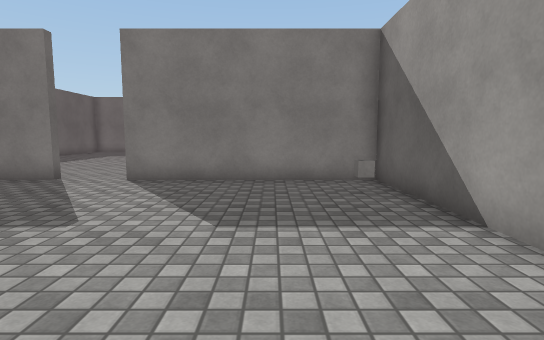
view 1 (above)

16 first-person views from a walk through a 3-D level made in the Unity game engine. The camera is 1.2 m above the floor, tilts 6° down and sees 80° across. Doors are open. The floor is counted in squares, 1 m on a side. Each view is taken from the middle of a square. On the plan, view 1 faces up. The plan holds only what a view shows up to about 14 squares ahead; the rest is blank. The player is left out. Surface patterns are stand-ins for the level's own textures.

view 2
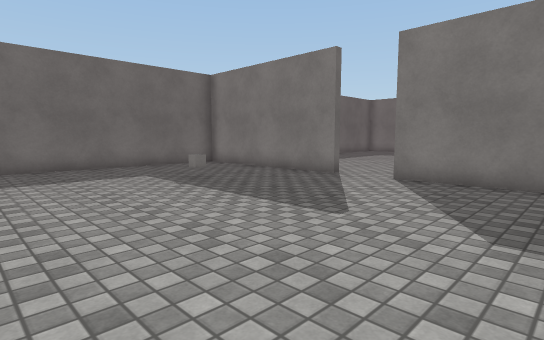

view 3
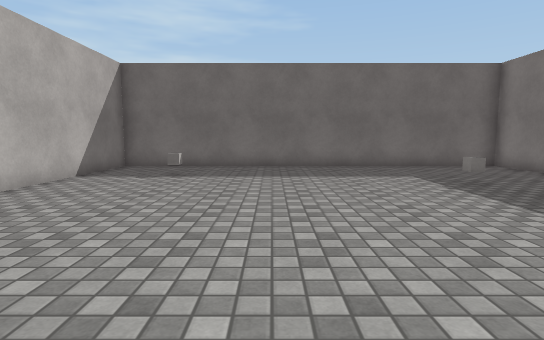

view 4
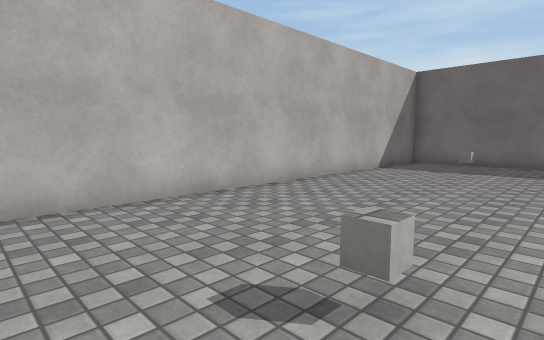

view 5
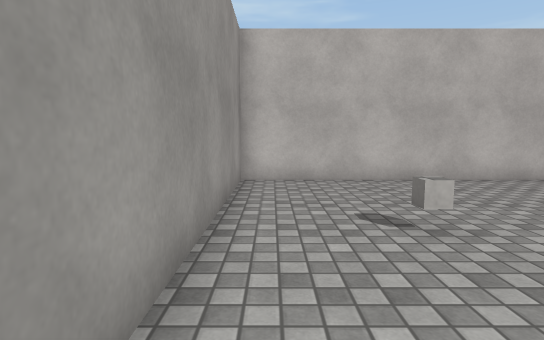

view 6
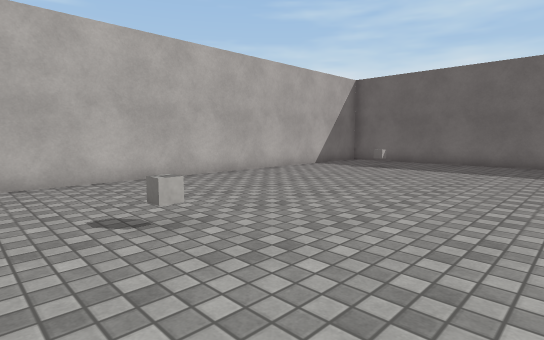

view 7
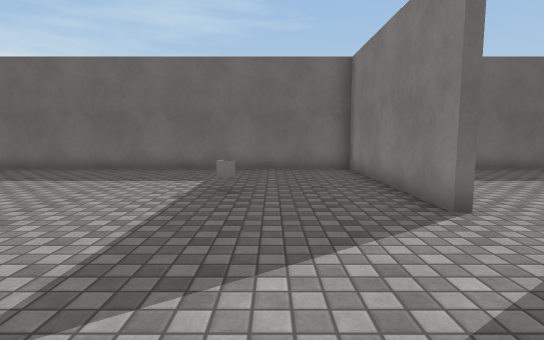

view 8
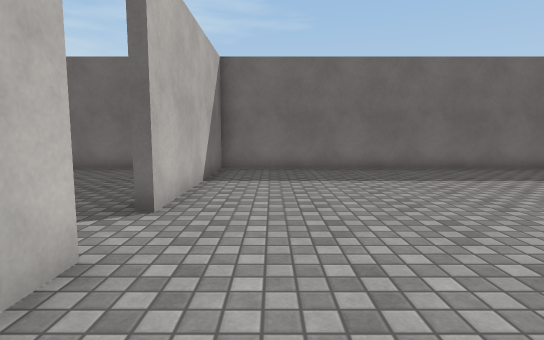

view 9
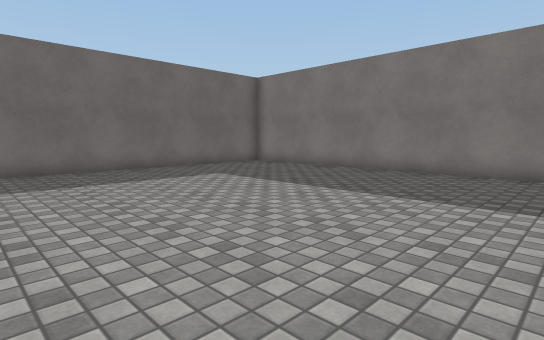

view 10
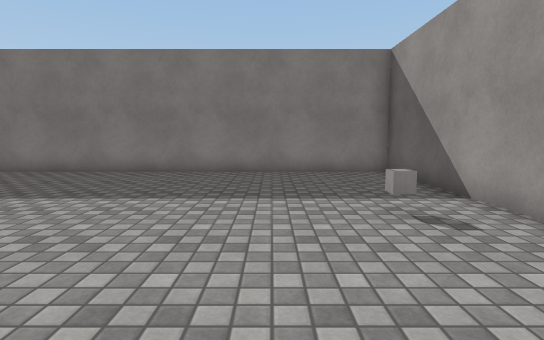

view 11
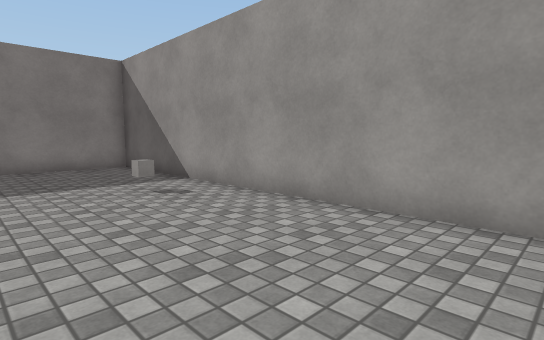

view 12
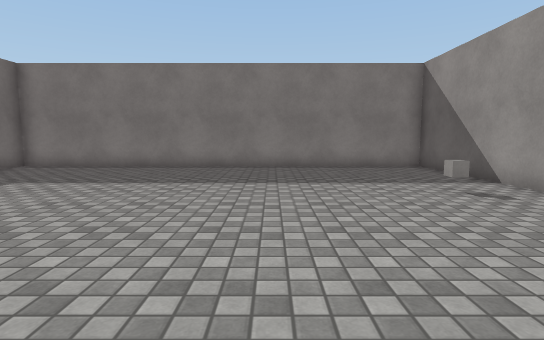

view 13
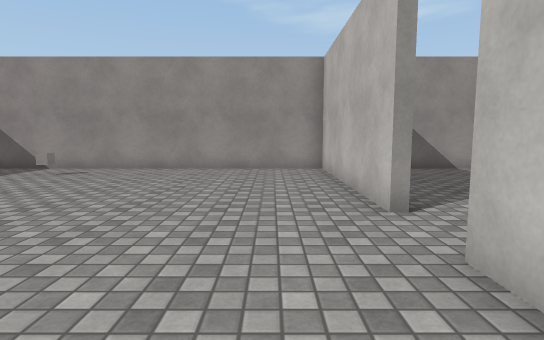

view 14
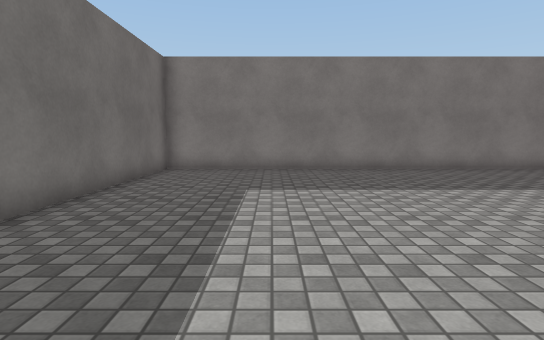

view 15
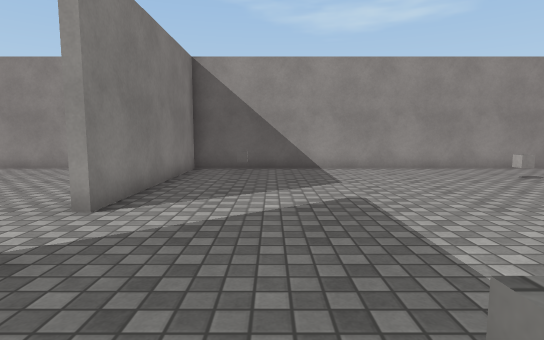

view 16
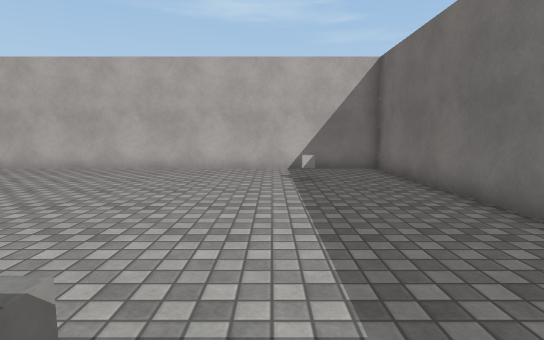

### Floor plan
Points are (right, up) in squares from view 1. A wall is a line through its corners. A room is listed if a view was taken in it or the views show most of it. See-through windows are left out.
Room 1 (views 1, 2, 3, 4, 5, 6, 7, 15, 16)
walls: (-6, 8.9) (-12.8, 8.9) (-12.8, -5.8) (2.9, -5.8) (2.9, 8.9) (-4, 8.9)
ways out: open door at (-5, 9) to room 2
objects: other object (-10, -3); other object (-8, 5); other object (0, -1); other object (2, 7)
Room 2 (views 8, 9, 10, 11, 12, 13, 14)
walls: (-4, 9.2) (2.9, 9.2) (2.9, 23.9) (-12.8, 23.9) (-12.8, 9.2) (-6, 9.2)
ways out: open door at (-5, 9) to room 1
objects: other object (1, 18)

Where each view was taken, in squares from view 1:
view 1: 0 up, 0 right, facing up
view 2: 0 up, 0 right, facing up-left
view 3: 0 up, 0 right, facing left
view 4: 0 up, 2 right, facing down-left
view 5: 3 up, 2 right, facing down
view 6: 3 up, 2 right, facing down-left
view 7: 6 up, 1 left, facing left
view 8: 11 up, 1 left, facing left
view 9: 13 up, 1 left, facing up-left
view 10: 13 up, 1 left, facing up
view 11: 11 up, 2 left, facing up-right
view 12: 11 up, 3 left, facing up
view 13: 11 up, 9 left, facing right
view 14: 12 up, 9 left, facing up
view 15: 6 up, 9 left, facing right
view 16: 6 up, 9 left, facing down
